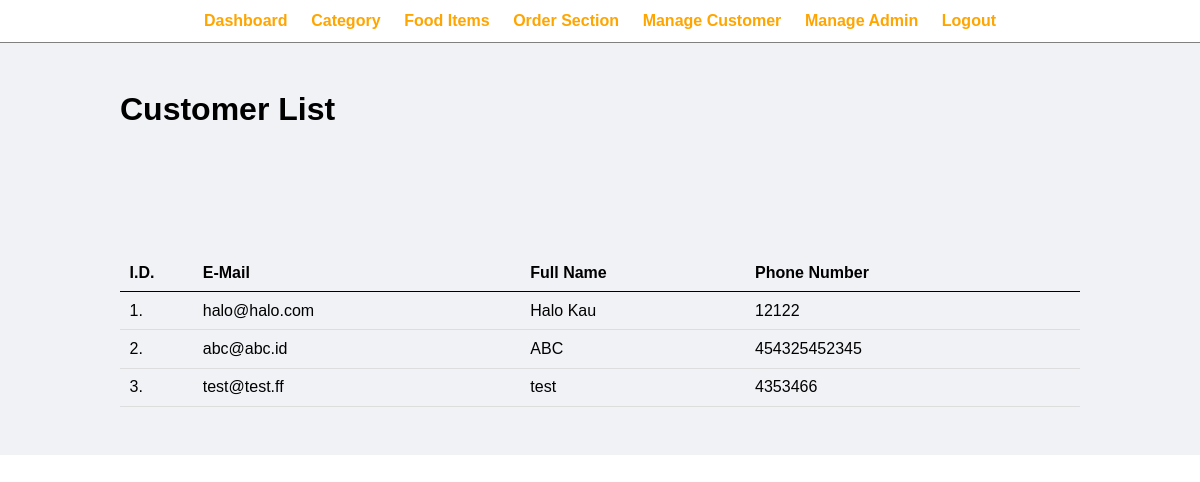
Before: /admin/manage-customer.php (signed in) with the older database file.
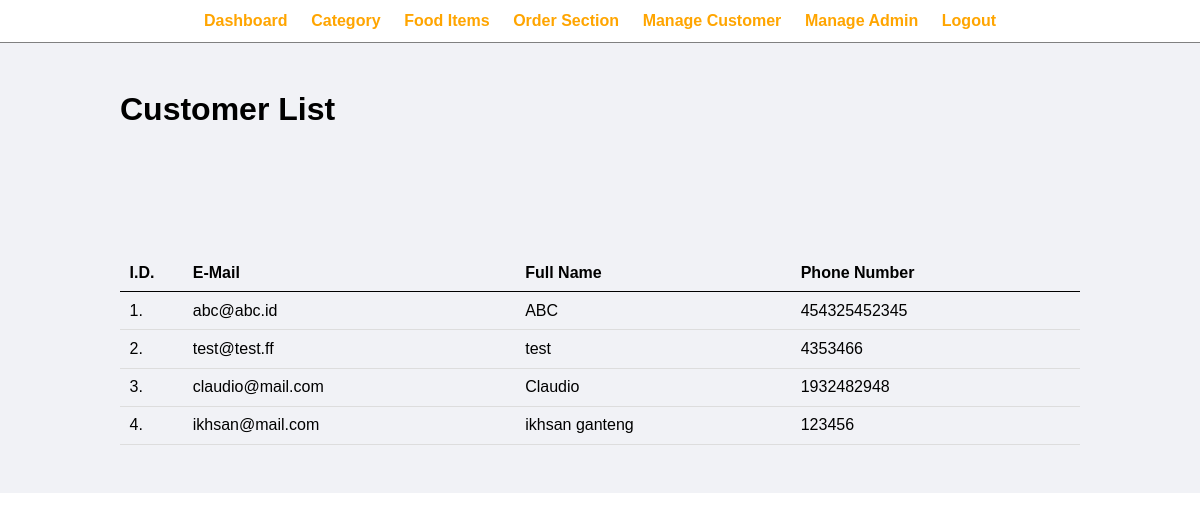
After: the same page with the newer database file.
### tables this page shows
CREATE TABLE `tbl_customer` (
  `id` int(10) NOT NULL,
  `email` varchar(255) NOT NULL,
  `full_name` varchar(100) NOT NULL,
  `password` varchar(255) NOT NULL,
  `phone_number` double NOT NULL
);

### admin/manage-customer.php (the view, shortened to what this page needs)
<?php include('core/menu.php'); ?>
        <div class="main-content">
            <div class="wrapper">
                <h1>Customer List</h1>
                <br />
                <br><br><br>
                <br /><br /><br />
                <table class="tbl-full">
                    <tr>
                        <th>I.D.</th>
                        <th>E-Mail</th>
                        <th>Full Name</th>
                        <th>Phone Number</th>
                    </tr>
                    <?php
                        $sql = "SELECT * FROM tbl_customer";
                        $res = mysqli_query($conn, $sql);
                        if($res==TRUE)
                        {
                            $count = mysqli_num_rows($res);
                            $sn=1;
                            if($count>0)
                            {
                                while($rows=mysqli_fetch_assoc($res))
                                {
                                    $email=$rows['email'];
                                    $full_name=$rows['full_name'];
                                    $phone=$rows['phone_number'];
                                    ?>
                                    <tr>
                                        <td><?php echo $sn++; ?>. </td>
                                        <td><?php echo $email; ?></td>
                                        <td><?php echo $full_name; ?></td>
                                        <td><?php echo $phone; ?></td>
                                    </tr>
                                    <?php
                                }
                            }
                            else
                            {
                            }
                        }
                    ?>
                </table>
            </div>
        </div>

Changed rows visible on the page:
removed tbl_customer: email "halo@halo.com", full_name "Halo Kau", phone_number "12122"
added tbl_customer: email "claudio@mail.com", full_name "Claudio", phone_number "1932482948"
added tbl_customer: email "ikhsan@mail.com", full_name "ikhsan ganteng", phone_number "123456"
